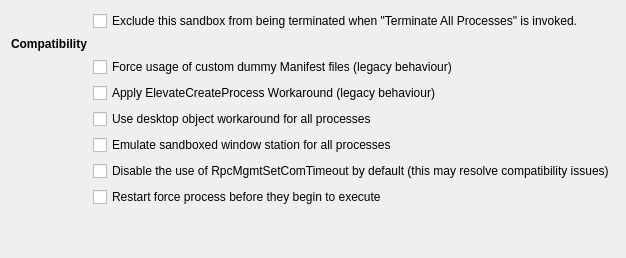
           <widget class="QWidget" name="tabCompat">
            <attribute name="title">
             <string>Compatibility</string>
            </attribute>
            <layout class="QGridLayout" name="gridLayout_63">
             <item row="0" column="0">
              <layout class="QGridLayout" name="gridLayout_62">
               <item row="3" column="1">
                <widget class="QCheckBox" name="chkElevateCreateProcessFix">
                 <property name="text">
                  <string>Apply ElevateCreateProcess Workaround (legacy behaviour)</string>
                 </property>
                </widget>
               </item>
               <item row="0" column="1">
                <widget class="QCheckBox" name="chkNoPanic">
                 <property name="toolTip">
                  <string>When the global hotkey is pressed 3 times in short succession this exception will be ignored.</string>
                 </property>
                 <property name="text">
                  <string>Exclude this sandbox from being terminated when &quot;Terminate All Processes&quot; is invoked.</string>
                 </property>
                </widget>
               </item>
               <item row="6" column="1">
                <widget class="QCheckBox" name="chkComTimeout">
                 <property name="text">
                  <string>Disable the use of RpcMgmtSetComTimeout by default (this may resolve compatibility issues)</string>
                 </property>
                </widget>
               </item>
               <item row="4" column="1">
                <widget class="QCheckBox" name="chkUseSbieDeskHack">
                 <property name="text">
                  <string>Use desktop object workaround for all processes</string>
                 </property>
                </widget>
               </item>
               <item row="7" column="1">
                <widget class="QCheckBox" name="chkForceRestart">
                 <property name="text">
                  <string>Restart force process before they begin to execute</string>
                 </property>
                </widget>
               </item>
               <item row="8" column="0">
                <spacer name="verticalSpacer_28">
                 <property name="orientation">
                  <enum>Qt::Vertical</enum>
                 </property>
                 <property name="sizeHint" stdset="0">
                  <size>
                   <width>20</width>
                   <height>40</height>
                  </size>
                 </property>
                </spacer>
               </item>
               <item row="1" column="0">
                <widget class="QLabel" name="lblCompatibility">
                 <property name="font">
                  <font>
                   <bold>true</bold>
                   <kerning>true</kerning>
                  </font>
                 </property>
                 <property name="text">
                  <string>Compatibility</string>
                 </property>
                </widget>
               </item>
               <item row="2" column="1">
                <widget class="QCheckBox" name="chkPreferExternalManifest">
                 <property name="text">
                  <string>Force usage of custom dummy Manifest files (legacy behaviour)</string>
                 </property>
                </widget>
               </item>
               <item row="5" column="1">
                <widget class="QCheckBox" name="chkUseSbieWndStation">
                 <property name="text">
                  <string>Emulate sandboxed window station for all processes</string>
                 </property>
                </widget>
               </item>
               <item row="8" column="1">
                <spacer name="horizontalSpacer_12">
                 <property name="orientation">
                  <enum>Qt::Horizontal</enum>
                 </property>
                 <property name="sizeHint" stdset="0">
                  <size>
                   <width>40</width>
                   <height>20</height>
                  </size>
                 </property>
                </spacer>
               </item>
              </layout>
             </item>
            </layout>
           </widget>
